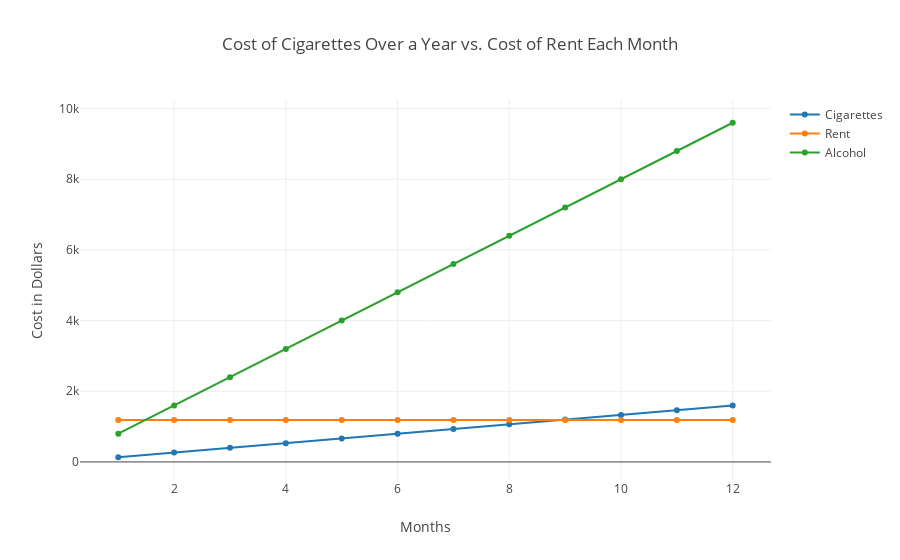

This figure's notebook cell:
### Markdown cell above
Meanwhile, heavy drinkers can spend over $200 a week on booze<sub>[9]</sub>. When you compare and contrast these two unnecessary and unhealthy expenses with the average cost of rent in Alberta<sub>[10]</sub>, it's easy to see how cutting them from one's lifestyle would be a positive shift.

### Code cell
# If you're interested in how this graph was made, check out money.py in the src folder!
# Don't worry if you accidently make any changes to the code!
# Just re-download the notebook from the server and you'll get the original copy back.
import src.money as mo
mo.graph()

### Figure 1 — Plotly figure (JSON) as saved in the notebook; plotly's stock layout.template omitted (floating-point values rounded to 4 significant figures)
{"data": [{"mode": "lines+markers", "name": "Cigarettes", "type": "scatter", "uid": "03f572b2-9b25-11e8-a2bc-28cfe9142f7f", "x": [1, 2, 3, 4, 5, 6, 7, 8, 9, 10, 11, 12], "y": [133.1, 266.2, 399.4, 532.5, 665.6, 798.8, 931.9, 1065, 1198.0, 1331.0, 1464.0, 1598.0]}, {"mode": "lines+markers", "name": "Rent", "type": "scatter", "uid": "03f57668-9b25-11e8-a2bc-28cfe9142f7f", "x": [1, 2, 3, 4, 5, 6, 7, 8, 9, 10, 11, 12], "y": [1190, 1190, 1190, 1190, 1190, 1190, 1190, 1190, 1190, 1190, 1190, 1190]}, {"mode": "lines+markers", "name": "Alcohol", "type": "scatter", "uid": "03f57956-9b25-11e8-a2bc-28cfe9142f7f", "x": [1, 2, 3, 4, 5, 6, 7, 8, 9, 10, 11, 12], "y": [800, 1600, 2400, 3200, 4000, 4800, 5600, 6400, 7200, 8000, 8800, 9600]}], "layout": {"title": "Cost of Cigarettes Over a Year vs. Cost of Rent Each Month", "xaxis": {"title": "Months"}, "yaxis": {"title": "Cost in Dollars"}}}
